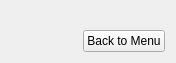
<?xml version="1.0" encoding="UTF-8"?>
<ui version="4.0">
 <class>EndWidget</class>
 <widget class="QWidget" name="EndWidget">
  <property name="geometry">
   <rect>
    <x>0</x>
    <y>0</y>
    <width>176</width>
    <height>63</height>
   </rect>
  </property>
  <property name="windowTitle">
   <string>Form</string>
  </property>
  <layout class="QVBoxLayout" name="verticalLayout">
   <item>
    <widget class="ColorStatus" name="status" native="true"/>
   </item>
   <item>
    <layout class="QHBoxLayout" name="horizontalLayout">
     <item>
      <spacer name="horizontalSpacer">
       <property name="orientation">
        <enum>Qt::Horizontal</enum>
       </property>
       <property name="sizeHint" stdset="0">
        <size>
         <width>40</width>
         <height>20</height>
        </size>
       </property>
      </spacer>
     </item>
     <item>
      <widget class="QPushButton" name="pushButton_backToMenu">
       <property name="text">
        <string>Back to Menu</string>
       </property>
      </widget>
     </item>
    </layout>
   </item>
  </layout>
 </widget>
 <customwidgets>
  <customwidget>
   <class>ColorStatus</class>
   <extends>QWidget</extends>
   <header>colorstatus.h</header>
   <container>1</container>
  </customwidget>
 </customwidgets>
 <resources/>
 <connections/>
</ui>
